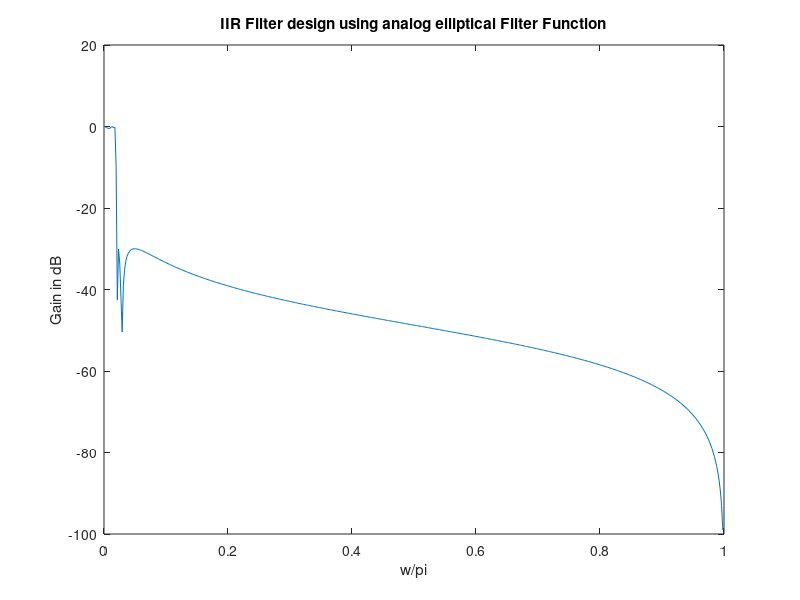
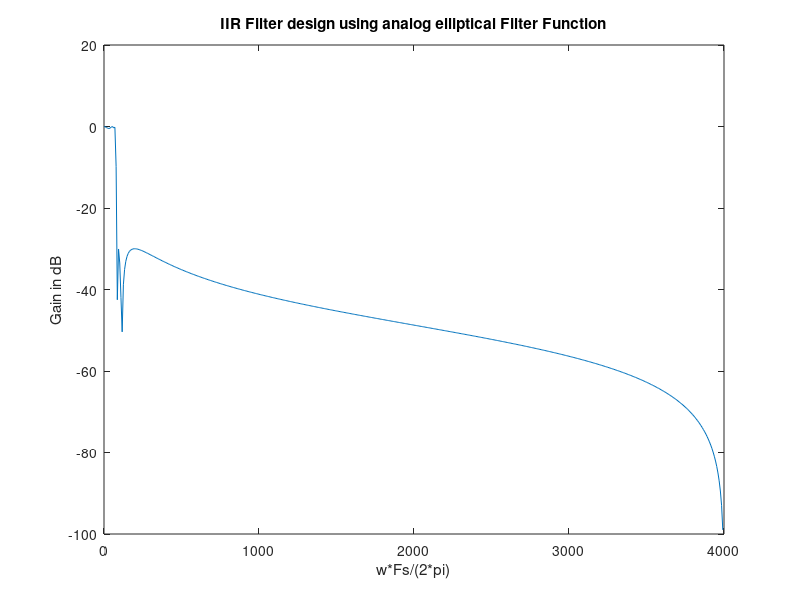

These charts were generated, in order, by the following MATLAB code:
Fs=8000
Fpass=800
Fstop=1000
rp=0.5
rs=30
wp=2*pi*Fpass/Fs
ws=2*pi*Fstop/Fs
wp
ws
omega_p_hat=tan(wp/2)
omega_s_hat=tan(ws/2)
omega_p=1
omega_s=(omega_s_hat/omega_p_hat)
[N,wn]=ellipord(omega_p,omega_s,rp,rs,'s');
[b1,a1]=ellip(N,rp,rs,0.2,'s');


[num,den]=bilinear(b1,a1,.29)
N=512
[H,w]=freqz(num,den,N);
figure(1)
plot(w/pi,20*log10(abs(H)))
xlabel('w/pi');
ylabel('Gain in dB');
title('IIR Filter design using analog elliptical Filter Function')
figure(2)
plot(w*Fs/(2*pi), 20*log10(abs(H)))
xlabel('w*Fs/(2*pi)');
ylabel('Gain in dB');
title('IIR Filter design using analog elliptical Filter Function')

